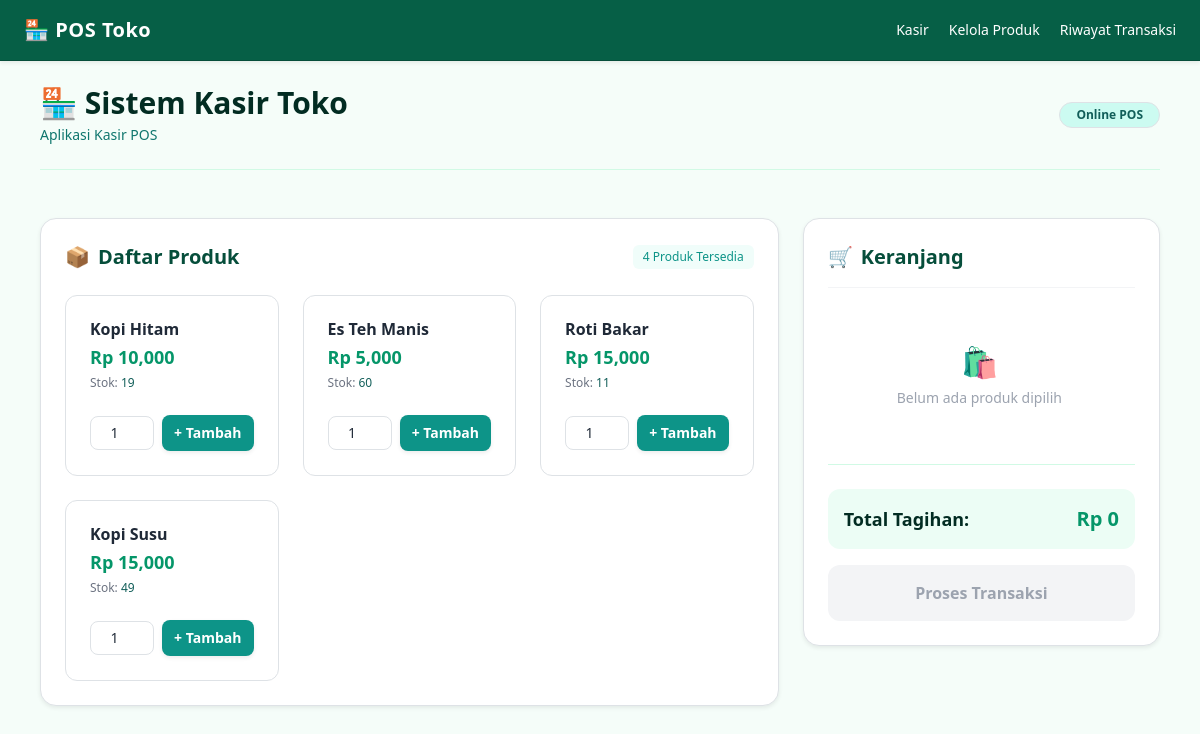
The page / on the database its author committed.
### tables this page shows
CREATE TABLE produk (
    id INTEGER PRIMARY KEY AUTOINCREMENT,
    nama TEXT NOT NULL,
    harga INTEGER NOT NULL,
    stok INTEGER NOT NULL
);

### app.py (the view)
@app.route('/')
def index():
    conn = get_db_connection()
    produk_list = conn.execute('SELECT * FROM produk').fetchall()
    conn.close()
    keranjang = session.get('keranjang', {})
    total_harga = 0
    for item in keranjang.values():
        total_harga += item['harga'] * item['qty']
    return render_template(
        'index.html',
        produk_list=produk_list,
        keranjang=keranjang,
        total_harga=total_harga
    )

### app.py (called while the page is built)
def get_db_connection():
    conn = sqlite3.connect(DATABASE)
    conn.row_factory = sqlite3.Row
    return conn

### templates/index.html (shortened to what this page needs)
{% extends 'base.html' %}
{% block content %}
<div class="max-w-6xl mx-auto">
    <header
        class="mb-5 sm:mb-6 flex flex-col gap-3 sm:flex-row sm:items-center sm:justify-between border-b border-emerald-100 pb-4">
        <div>
            <h1 class="text-2xl sm:text-3xl font-bold text-emerald-950 flex items-center gap-2">
                🏪 Sistem Kasir Toko
            </h1>
            <p class="text-teal-700 text-sm font-medium mt-1">Aplikasi Kasir POS</p>
        </div>
        <span
            class="self-start sm:self-auto bg-teal-100 text-teal-800 text-xs font-semibold px-3 py-1 rounded-full border border-teal-200">
            Online POS
        </span>
    </header>
    <div class="grid grid-cols-1 lg:grid-cols-3 gap-6">
        <div class="lg:col-span-2 bg-white p-4 sm:p-6 rounded-2xl shadow-sm border border-emerald-100">
            <div class="flex flex-col gap-2 sm:flex-row sm:items-center sm:justify-between mb-4">
                <h2 class="text-lg sm:text-xl font-bold text-emerald-900 flex items-center gap-2">
                    <span>📦</span> Daftar Produk
                </h2>
                <span class="text-xs text-teal-600 bg-teal-50 px-2.5 py-1 rounded-md font-medium">
                    {{ produk_list|length }} Produk Tersedia
                </span>
            </div>
            <div class="grid grid-cols-1 sm:grid-cols-2 md:grid-cols-3 gap-4">
                {% for p in produk_list %}
                <div
                    class="border border-emerald-100 rounded-xl p-4 bg-white hover:shadow-md transition-all flex flex-col justify-between group">
                    <div>
                        <h3 class="font-bold text-gray-800 group-hover:text-teal-700 transition">{{ p.nama }}</h3>
                        <p class="text-emerald-600 font-extrabold text-lg mt-1">
                            Rp {{ "{:,}".format(p.harga | default(0)) }}
                        </p>
                        <p class="text-xs text-gray-500 mt-1">Stok: <span class="font-medium text-teal-800">{{
                                p.stok }}</span></p>
                    </div>
                    {% if p.stok > 0 %}
                    <form action="{{ url_for('tambah_keranjang', produk_id=p.id) }}" method="POST"
                        class="mt-4 flex gap-2 items-center">
                        <input type="number" name="qty" value="1" min="1" max="{{ p.stok }}"
                            class="w-16 border border-gray-300 rounded-lg px-2 py-1.5 text-center text-sm font-medium focus:ring-2 focus:ring-teal-500 focus:outline-none">
                        <button type="submit"
                            class="flex-1 bg-teal-600 hover:bg-teal-700 text-white py-2 rounded-lg font-semibold text-sm transition shadow-sm active:scale-[0.98]">
                            + Tambah
                        </button>
                    </form>
                    {% else %}
                    <button disabled
                        class="mt-4 w-full bg-gray-100 text-gray-400 py-2 rounded-lg font-medium text-sm cursor-not-allowed">
                        Stok Habis
                    </button>
                    {% endif %}
                </div>
                {% endfor %}
            </div>
        </div>
        <div
            class="bg-white p-4 sm:p-6 rounded-2xl shadow-sm border border-emerald-100 flex flex-col justify-between h-fit">
            <div>
                <div class="flex justify-between items-center mb-4 pb-3 border-b border-gray-100">
                    <h2 class="text-lg sm:text-xl font-bold text-emerald-900 flex items-center gap-2">
                        <span>🛒</span> Keranjang
                    </h2>
                </div>
                <div class="space-y-3 max-h-60 overflow-y-auto mb-4 pr-1">
                    {% if not keranjang %}
                    <div class="text-center py-8">
                        <span class="text-3xl">🛍️</span>
                        <p class="text-gray-400 text-sm mt-2">Belum ada produk dipilih</p>
                    </div>
                    {% endif %}
                </div>
                <form action="/checkout" method="POST" class="border-t border-emerald-100 pt-4 space-y-4">
                    <div
                        class="flex flex-wrap justify-between gap-2 items-center font-bold text-base sm:text-lg text-emerald-950 bg-emerald-50 p-3 rounded-xl">
                        <span>Total Tagihan:</span>
                        <span class="text-emerald-600 text-lg sm:text-xl whitespace-nowrap">Rp {{
                            "{:,}".format(total_harga | default(0))
                            }}</span>
                    </div>
                    {% if keranjang %}
                    <div class="space-y-1.5">
                        <label for="bayar" class="font-semibold text-gray-700 text-xs uppercase tracking-wider">Nominal
                            Bayar
                            (Rp):</label>
                        <input type="number" id="bayar" name="bayar" min="{{ total_harga | default(0) }}" required
                            placeholder="0"
                            class="w-full border border-teal-200 rounded-xl px-3 py-2 text-right font-bold text-gray-800 focus:ring-2 focus:ring-teal-500 focus:border-teal-500 outline-none transition bg-white">
                    </div>
                    <button type="submit"
                        class="w-full bg-emerald-600 hover:bg-emerald-700 text-white py-3 rounded-xl font-bold shadow-sm transition active:scale-[0.98]">
                        Proses Transaksi
                    </button>
                    {% else %}
                    <button disabled
                        class="w-full bg-gray-100 text-gray-400 py-3 rounded-xl font-bold cursor-not-allowed">
                        Proses Transaksi
                    </button>
                    {% endif %}
                </form>
            </div>
        </div>
    </div>
</div>
{% endblock %}

### rows shown on the page
produk: nama "Kopi Hitam", harga "10,000", stok "19"
produk: nama "Es Teh Manis", harga "5,000", stok "60"
produk: nama "Roti Bakar", harga "15,000", stok "11"
produk: nama "Kopi Susu", harga "15,000", stok "49"

### other values the page prints
{{ produk_list|length }} "4"
{{ "{:,}".format(total_harga | default(0)) }} "0"
